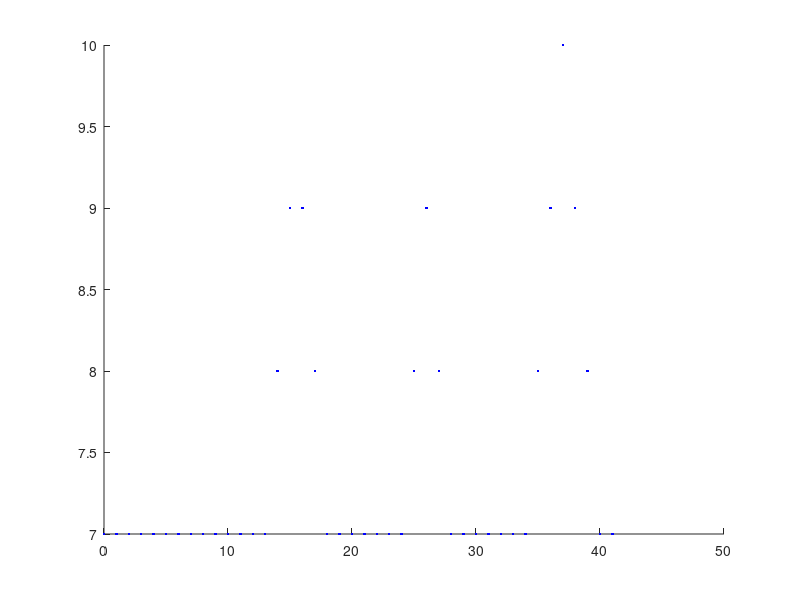

Recreate this plot in MATLAB.
hold on
plot(0,7,'.b')
plot(1,7,'.b')
plot(2,7,'.b')
plot(3,7,'.b')
plot(4,7,'.b')
plot(5,7,'.b')
plot(6,7,'.b')
plot(7,7,'.b')
plot(8,7,'.b')
plot(9,7,'.b')
plot(10,7,'.b')
plot(11,7,'.b')
plot(12,7,'.b')
plot(13,7,'.b')
plot(14,8,'.b')
plot(15,9,'.b')
plot(16,9,'.b')
plot(17,8,'.b')
plot(18,7,'.b')
plot(19,7,'.b')
plot(20,7,'.b')
plot(21,7,'.b')
plot(22,7,'.b')
plot(23,7,'.b')
plot(24,7,'.b')
plot(25,8,'.b')
plot(26,9,'.b')
plot(27,8,'.b')
plot(28,7,'.b')
plot(29,7,'.b')
plot(30,7,'.b')
plot(31,7,'.b')
plot(32,7,'.b')
plot(33,7,'.b')
plot(34,7,'.b')
plot(35,8,'.b')
plot(36,9,'.b')
plot(37,10,'.b')
plot(38,9,'.b')
plot(39,8,'.b')
plot(40,7,'.b')
plot(41,7,'.b')
hold on
